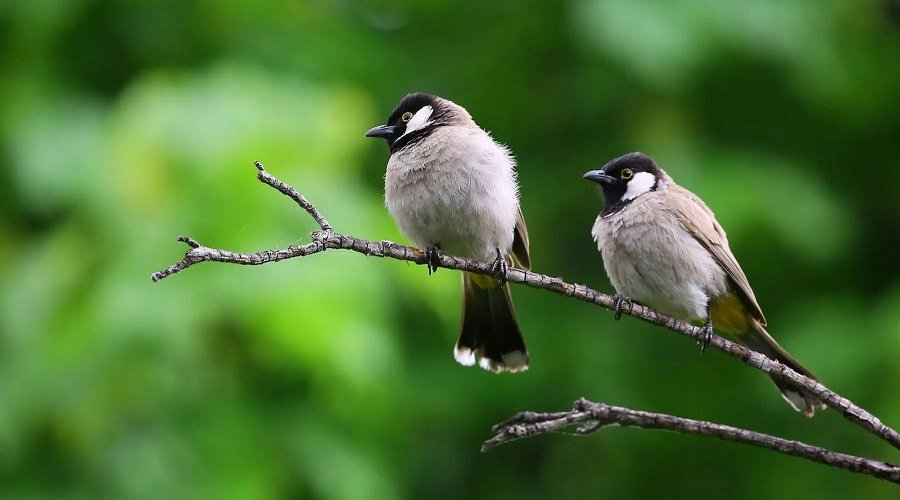
#> input picture image/bird.jpg, 900 x 500 px
$ python smoothing.py
#> lines starting #> are read from the running program, lines starting #| are printed output that depends on the picture
import cv2 as cv

"""read image"""
img = cv.imread('../image/bird.jpg')
#> img is the input picture: shape (500, 900, 3); mean B, G, R 50.6, 113.4, 73.7
cv.imshow('original', img)

#averaging blur
avg = cv.blur(img, (7,7))
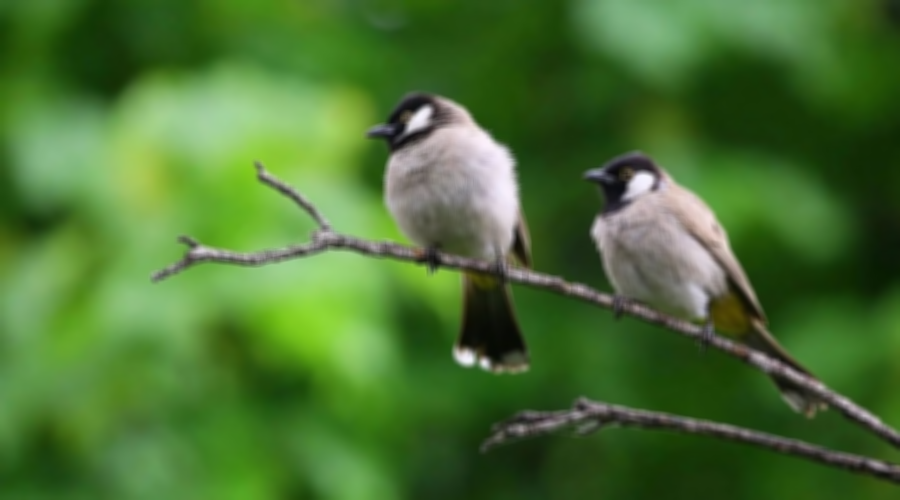
#> avg: shape (500, 900, 3); mean B, G, R 50.6, 113.4, 73.7
cv.imshow('blur_avg', avg)

#gaussian blur
gauss = cv.GaussianBlur(img, (7,7), 0)
cv.imshow('blur_gaussian', gauss)

#median blur
median = cv.medianBlur(img, 7)
cv.imshow('blur_median', median)

#bilateral
bilateral = cv.bilateralFilter(img, 10, 35, 25)
cv.imshow('bilateral', bilateral)

#wait for a specific delay (time in ms)
cv.waitKey(0)

$ run again, with image/brazil2002.jpg copied over image/bird.jpg
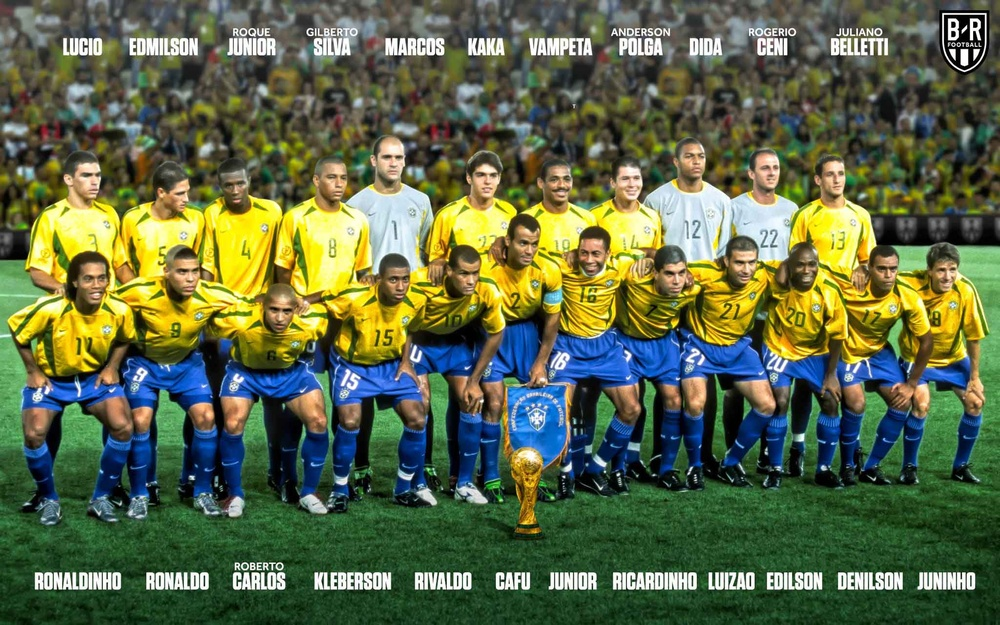
#> input picture image/brazil2002.jpg, 1000 x 625 px, shrunk from 2048 x 1280 before the run
#> img is the input picture: shape (625, 1000, 3); mean B, G, R 70.5, 104.7, 92.7
#> `avg = cv.blur(img, (7,7))`:
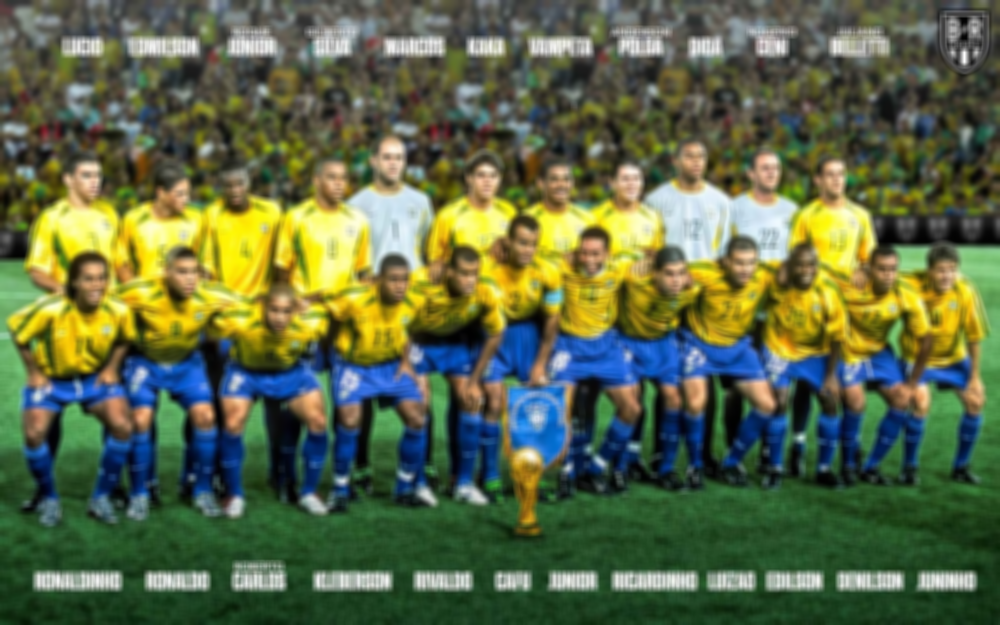
#> avg: shape (625, 1000, 3); mean B, G, R 70.5, 104.7, 92.7
#> `median = cv.medianBlur(img, 7)`:
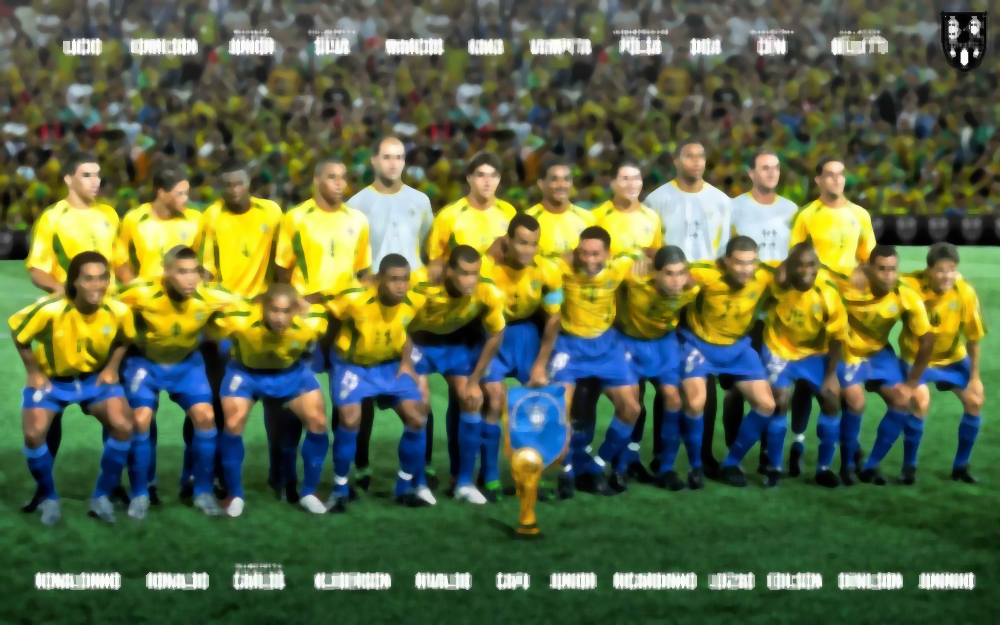
#> median: shape (625, 1000, 3); mean B, G, R 69.1, 104.1, 92.1

$ run again, with image/ronaldo.jpg copied over image/bird.jpg
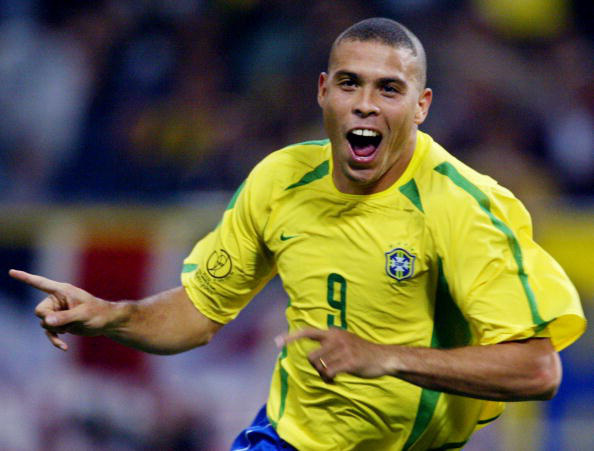
#> input picture image/ronaldo.jpg, 594 x 451 px
#> img is the input picture: shape (451, 594, 3); mean B, G, R 67, 96, 102.3
#> `avg = cv.blur(img, (7,7))`:
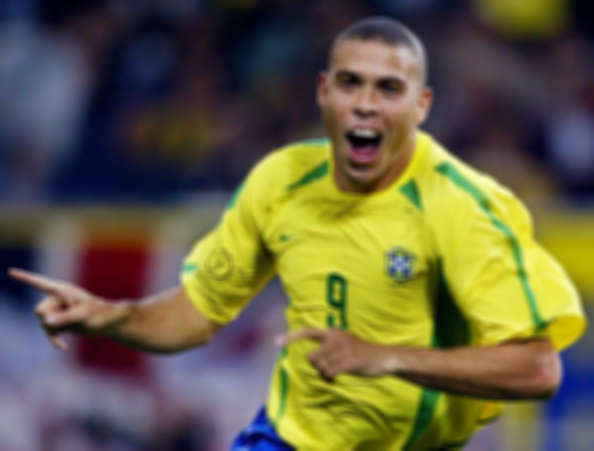
#> avg: shape (451, 594, 3); mean B, G, R 67, 96, 102.3
#> `median = cv.medianBlur(img, 7)`:
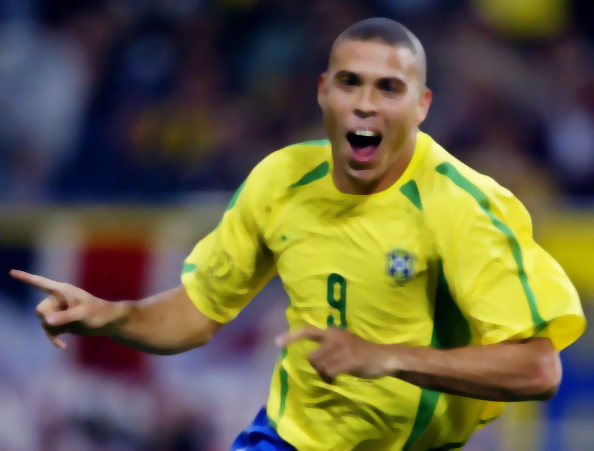
#> median: shape (451, 594, 3); mean B, G, R 66.9, 96.2, 102.6
